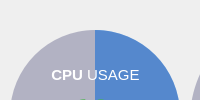
            <widget class="QWidget" name="page_home">
             <property name="styleSheet">
              <string notr="true"/>
             </property>
             <layout class="QVBoxLayout" name="verticalLayout_5">
              <property name="spacing">
               <number>0</number>
              </property>
              <property name="leftMargin">
               <number>0</number>
              </property>
              <property name="topMargin">
               <number>0</number>
              </property>
              <property name="rightMargin">
               <number>0</number>
              </property>
              <property name="bottomMargin">
               <number>0</number>
              </property>
              <item>
               <widget class="QFrame" name="circularProgressBar_Main">
                <property name="font">
                 <font>
                  <family>URW Bookman</family>
                 </font>
                </property>
                <property name="styleSheet">
                 <string notr="true">background-color: none;</string>
                </property>
                <property name="frameShape">
                 <enum>QFrame::NoFrame</enum>
                </property>
                <property name="frameShadow">
                 <enum>QFrame::Raised</enum>
                </property>
                <widget class="QFrame" name="circularProgressBar_Main_3">
                 <property name="geometry">
                  <rect>
                   <x>180</x>
                   <y>0</y>
                   <width>240</width>
                   <height>240</height>
                  </rect>
                 </property>
                 <property name="styleSheet">
                  <string notr="true">background-color: none;</string>
                 </property>
                 <property name="frameShape">
                  <enum>QFrame::NoFrame</enum>
                 </property>
                 <property name="frameShadow">
                  <enum>QFrame::Raised</enum>
                 </property>
                 <widget class="QFrame" name="circularProgressGPU_5">
                  <property name="geometry">
                   <rect>
                    <x>10</x>
                    <y>10</y>
                    <width>220</width>
                    <height>220</height>
                   </rect>
                  </property>
                  <property name="styleSheet">
                   <string notr="true">QFrame{
	border-radius: 110px;	
	background-color: qconicalgradient(cx:0.5, cy:0.5, angle:90, stop:0.750 rgba(255, 0, 127, 255), stop:0.745 rgba(255, 255, 255, 0));
}</string>
                  </property>
                  <property name="frameShape">
                   <enum>QFrame::StyledPanel</enum>
                  </property>
                  <property name="frameShadow">
                   <enum>QFrame::Raised</enum>
                  </property>
                 </widget>
                 <widget class="QFrame" name="circularBg_5">
                  <property name="geometry">
                   <rect>
                    <x>10</x>
                    <y>10</y>
                    <width>220</width>
                    <height>220</height>
                   </rect>
                  </property>
                  <property name="styleSheet">
                   <string notr="true">QFrame{
	border-radius: 110px;	
	background-color: rgba(85, 85, 127, 100);
}</string>
                  </property>
                  <property name="frameShape">
                   <enum>QFrame::StyledPanel</enum>
                  </property>
                  <property name="frameShadow">
                   <enum>QFrame::Raised</enum>
                  </property>
                 </widget>
                 <widget class="QFrame" name="circularContainer_5">
                  <property name="geometry">
                   <rect>
                    <x>25</x>
                    <y>25</y>
                    <width>190</width>
                    <height>190</height>
                   </rect>
                  </property>
                  <property name="baseSize">
                   <size>
                    <width>0</width>
                    <height>0</height>
                   </size>
                  </property>
                  <property name="styleSheet">
                   <string notr="true">QFrame{
	border-radius: 95px;	
}</string>
                  </property>
                  <property name="frameShape">
                   <enum>QFrame::StyledPanel</enum>
                  </property>
                  <property name="frameShadow">
                   <enum>QFrame::Raised</enum>
                  </property>
                  <widget class="QWidget" name="layoutWidget_5">
                   <property name="geometry">
                    <rect>
                     <x>10</x>
                     <y>40</y>
                     <width>171</width>
                     <height>127</height>
                    </rect>
                   </property>
                   <layout class="QGridLayout" name="infoLayout_5">
                    <item row="0" column="0">
                     <widget class="QLabel" name="labelAplicationName_5">
                      <property name="font">
                       <font>
                        <family>Ubuntu</family>
                        <pointsize>10</pointsize>
                       </font>
                      </property>
                      <property name="styleSheet">
                       <string notr="true">color: #FFFFFF; background-color: none;</string>
                      </property>
                      <property name="text">
                       <string>&lt;html&gt;&lt;head/&gt;&lt;body&gt;&lt;p&gt;&lt;span style=&quot; font-size:11pt; font-weight:600;&quot;&gt;NET&lt;/span&gt;&lt;span style=&quot; font-size:11pt;&quot;&gt; SPEED&lt;/span&gt;&lt;/p&gt;&lt;/body&gt;&lt;/html&gt;</string>
                      </property>
                      <property name="alignment">
                       <set>Qt::AlignCenter</set>
                      </property>
                     </widget>
                    </item>
                    <item row="1" column="0">
                     <widget class="QLabel" name="labelPercentageGPU_3">
                      <property name="font">
                       <font>
                        <family>Roboto Thin</family>
                        <pointsize>30</pointsize>
                        <weight>75</weight>
                        <bold>true</bold>
                       </font>
                      </property>
                      <property name="styleSheet">
                       <string notr="true">color: rgba(69, 182, 73, 1);
padding: 0px; background-color: none;</string>
                      </property>
                      <property name="text">
                       <string>&lt;html&gt;&lt;head/&gt;&lt;body&gt;&lt;p align=&quot;center&quot;&gt;&lt;span style=&quot; font-size:50pt; font-weight:600;&quot;&gt;25&lt;/span&gt;&lt;span style=&quot; font-size:40pt; font-weight:600; vertical-align:super;&quot;&gt;%&lt;/span&gt;&lt;/p&gt;&lt;/body&gt;&lt;/html&gt;</string>
                      </property>
                      <property name="alignment">
                       <set>Qt::AlignCenter</set>
                      </property>
                      <property name="indent">
                       <number>-1</number>
                      </property>
                     </widget>
                    </item>
                    <item row="2" column="0">
                     <widget class="QLabel" name="labelCredits_5">
                      <property name="font">
                       <font>
                        <family>Ubuntu</family>
                        <pointsize>8</pointsize>
                       </font>
                      </property>
                      <property name="styleSheet">
                       <string notr="true">color: rgb(148, 148, 216); background-color: none;</string>
                      </property>
                      <property name="text">
                       <string>&lt;html&gt;&lt;head/&gt;&lt;body&gt;&lt;p&gt;&lt;span style=&quot; font-size:10pt; font-weight:600; color:#eeeeec;&quot;&gt;KB/s&lt;/span&gt;&lt;/p&gt;&lt;/body&gt;&lt;/html&gt;</string>
                      </property>
                      <property name="alignment">
                       <set>Qt::AlignCenter</set>
                      </property>
                     </widget>
                    </item>
                   </layout>
                  </widget>
                 </widget>
                </widget>
                <widget class="QFrame" name="circularProgressBar_Main_5">
                 <property name="geometry">
                  <rect>
                   <x>0</x>
                   <y>20</y>
                   <width>181</width>
                   <height>181</height>
                  </rect>
                 </property>
                 <property name="styleSheet">
                  <string notr="true">background-color: none;</string>
                 </property>
                 <property name="frameShape">
                  <enum>QFrame::NoFrame</enum>
                 </property>
                 <property name="frameShadow">
                  <enum>QFrame::Raised</enum>
                 </property>
                 <widget class="QFrame" name="circularProgressCPU_5">
                  <property name="geometry">
                   <rect>
                    <x>10</x>
                    <y>10</y>
                    <width>170</width>
                    <height>170</height>
                   </rect>
                  </property>
                  <property name="styleSheet">
                   <string notr="true">QFrame{
	border-radius: 85px;	
	background-color: qconicalgradient(cx:0.5, cy:0.5, angle:90, stop:0.400 rgba(85, 170, 255, 255), stop:0.395 rgba(255, 255, 255, 0));
}</string>
                  </property>
                  <property name="frameShape">
                   <enum>QFrame::StyledPanel</enum>
                  </property>
                  <property name="frameShadow">
                   <enum>QFrame::Raised</enum>
                  </property>
                 </widget>
                 <widget class="QFrame" name="circularBg_9">
                  <property name="geometry">
                   <rect>
                    <x>10</x>
                    <y>10</y>
                    <width>170</width>
                    <height>170</height>
                   </rect>
                  </property>
                  <property name="styleSheet">
                   <string notr="true">QFrame{
	border-radius: 85px;	
	background-color: rgba(85, 85, 127, 100);
}</string>
                  </property>
                  <property name="frameShape">
                   <enum>QFrame::StyledPanel</enum>
                  </property>
                  <property name="frameShadow">
                   <enum>QFrame::Raised</enum>
                  </property>
                 </widget>
                 <widget class="QFrame" name="circularContainer_9">
                  <property name="geometry">
                   <rect>
                    <x>25</x>
                    <y>25</y>
                    <width>140</width>
                    <height>140</height>
                   </rect>
                  </property>
                  <property name="baseSize">
                   <size>
                    <width>0</width>
                    <height>0</height>
                   </size>
                  </property>
                  <property name="styleSheet">
                   <string notr="true">QFrame{
	border-radius: 65px;	
	background-color: transparent;
}</string>
                  </property>
                  <property name="frameShape">
                   <enum>QFrame::StyledPanel</enum>
                  </property>
                  <property name="frameShadow">
                   <enum>QFrame::Raised</enum>
                  </property>
                  <widget class="QWidget" name="layoutWidget_9">
                   <property name="geometry">
                    <rect>
                     <x>10</x>
                     <y>20</y>
                     <width>121</width>
                     <height>101</height>
                    </rect>
                   </property>
                   <layout class="QGridLayout" name="infoLayout_9">
                    <item row="2" column="0">
                     <widget class="QLabel" name="labelCredits_9">
                      <property name="font">
                       <font>
                        <family>Ubuntu</family>
                        <pointsize>10</pointsize>
                       </font>
                      </property>
                      <property name="styleSheet">
                       <string notr="true">color: rgb(148, 148, 216); background-color: none;</string>
                      </property>
                      <property name="text">
                       <string>&lt;html&gt;&lt;head/&gt;&lt;body&gt;&lt;p&gt;&lt;span style=&quot; font-size:9pt; font-weight:600; color:#eeeeec;&quot;&gt;TEMP: &lt;/span&gt;&lt;span style=&quot; font-size:9pt; color:#eeeeec;&quot;&gt;40ºC&lt;/span&gt;&lt;/p&gt;&lt;/body&gt;&lt;/html&gt;</string>
                      </property>
                      <property name="alignment">
                       <set>Qt::AlignCenter</set>
                      </property>
                     </widget>
                    </item>
                    <item row="0" column="0">
                     <widget class="QLabel" name="labelAplicationName_9">
                      <property name="font">
                       <font>
                        <family>Ubuntu</family>
                        <pointsize>11</pointsize>
                       </font>
                      </property>
                      <property name="styleSheet">
                       <string notr="true">color: #FFFFFF; background-color: none;</string>
                      </property>
                      <property name="text">
                       <string>&lt;strong&gt;CPU&lt;/strong&gt; USAGE</string>
                      </property>
                      <property name="alignment">
                       <set>Qt::AlignCenter</set>
                      </property>
                     </widget>
                    </item>
                    <item row="1" column="0">
                     <widget class="QLabel" name="labelPercentageCPU_5">
                      <property name="font">
                       <font>
                        <family>Roboto Thin</family>
                        <pointsize>30</pointsize>
                        <weight>75</weight>
                        <bold>true</bold>
                       </font>
                      </property>
                      <property name="styleSheet">
                       <string notr="true">color: rgba(69, 182, 73, 1);
 padding: 0px; background-color: none;</string>
                      </property>
                      <property name="text">
                       <string>&lt;html&gt;&lt;head/&gt;&lt;body&gt;&lt;p align=&quot;center&quot;&gt;&lt;span style=&quot; font-size:30pt;&quot;&gt;60&lt;/span&gt;&lt;span style=&quot; font-size:20pt; vertical-align:super;&quot;&gt;%&lt;/span&gt;&lt;/p&gt;&lt;/body&gt;&lt;/html&gt;</string>
                      </property>
                      <property name="alignment">
                       <set>Qt::AlignCenter</set>
                      </property>
                      <property name="indent">
                       <number>-1</number>
                      </property>
                     </widget>
                    </item>
                   </layout>
                  </widget>
                 </widget>
                </widget>
                <widget class="QFrame" name="circularProgressBar_Main_2">
                 <property name="geometry">
                  <rect>
                   <x>410</x>
                   <y>20</y>
                   <width>181</width>
                   <height>181</height>
                  </rect>
                 </property>
                 <property name="styleSheet">
                  <string notr="true">background-color: none;</string>
                 </property>
                 <property name="frameShape">
                  <enum>QFrame::NoFrame</enum>
                 </property>
                 <property name="frameShadow">
                  <enum>QFrame::Raised</enum>
                 </property>
                 <widget class="QFrame" name="circularProgressRAM_2">
                  <property name="geometry">
                   <rect>
                    <x>10</x>
                    <y>10</y>
                    <width>170</width>
                    <height>170</height>
                   </rect>
                  </property>
                  <property name="styleSheet">
                   <string notr="true">QFrame{
	border-radius: 85px;	
	background-color: qconicalgradient(cx:0.5, cy:0.5, angle:90, stop:0.600 rgba(85, 255, 127, 255), stop:0.595 rgba(255, 255, 255, 0));
}</string>
                  </property>
                  <property name="frameShape">
                   <enum>QFrame::StyledPanel</enum>
                  </property>
                  <property name="frameShadow">
                   <enum>QFrame::Raised</enum>
                  </property>
                 </widget>
                 <widget class="QFrame" name="circularBg_10">
                  <property name="geometry">
                   <rect>
                    <x>10</x>
                    <y>10</y>
                    <width>170</width>
                    <height>170</height>
                   </rect>
                  </property>
                  <property name="styleSheet">
                   <string notr="true">QFrame{
	border-radius: 85px;	
	background-color: rgba(85, 85, 127, 100);
}</string>
                  </property>
                  <property name="frameShape">
                   <enum>QFrame::StyledPanel</enum>
                  </property>
                  <property name="frameShadow">
                   <enum>QFrame::Raised</enum>
                  </property>
                 </widget>
                 <widget class="QFrame" name="circularContainer_10">
                  <property name="geometry">
                   <rect>
                    <x>25</x>
                    <y>25</y>
                    <width>140</width>
                    <height>140</height>
                   </rect>
                  </property>
                  <property name="baseSize">
                   <size>
                    <width>0</width>
                    <height>0</height>
                   </size>
                  </property>
                  <property name="styleSheet">
                   <string notr="true">QFrame{
	border-radius: 65px;	
	background-color: transparent;
}</string>
                  </property>
                  <property name="frameShape">
                   <enum>QFrame::StyledPanel</enum>
                  </property>
                  <property name="frameShadow">
                   <enum>QFrame::Raised</enum>
                  </property>
                  <widget class="QWidget" name="layoutWidget_10">
                   <property name="geometry">
                    <rect>
                     <x>10</x>
                     <y>20</y>
                     <width>121</width>
                     <height>94</height>
                    </rect>
                   </property>
                   <layout class="QGridLayout" name="infoLayout_10">
                    <item row="0" column="0">
                     <widget class="QLabel" name="labelAplicationName_10">
                      <property name="font">
                       <font>
                        <family>Ubuntu</family>
                        <pointsize>11</pointsize>
                       </font>
                      </property>
                      <property name="styleSheet">
                       <string notr="true">color: #FFFFFF; background-color: none;</string>
                      </property>
                      <property name="text">
                       <string>&lt;html&gt;&lt;head/&gt;&lt;body&gt;&lt;p&gt;&lt;span style=&quot; font-weight:600;&quot;&gt;RAM&lt;/span&gt; USAGE&lt;/p&gt;&lt;/body&gt;&lt;/html&gt;</string>
                      </property>
                      <property name="alignment">
                       <set>Qt::AlignCenter</set>
                      </property>
                     </widget>
                    </item>
                    <item row="1" column="0">
                     <widget class="QLabel" name="labelPercentageRAM_2">
                      <property name="font">
                       <font>
                        <family>Roboto Thin</family>
                        <pointsize>30</pointsize>
                        <weight>75</weight>
                        <bold>true</bold>
                       </font>
                      </property>
                      <property name="styleSheet">
                       <string notr="true">color: rgba(69, 182, 73, 1);
padding: 0px; background-color: none;</string>
                      </property>
                      <property name="text">
                       <string>&lt;html&gt;&lt;head/&gt;&lt;body&gt;&lt;p align=&quot;center&quot;&gt;&lt;span style=&quot; font-size:30pt;&quot;&gt;60&lt;/span&gt;&lt;span style=&quot; font-size:20pt; vertical-align:super;&quot;&gt;%&lt;/span&gt;&lt;/p&gt;&lt;/body&gt;&lt;/html&gt;</string>
                      </property>
                      <property name="alignment">
                       <set>Qt::AlignCenter</set>
                      </property>
                      <property name="indent">
                       <number>-1</number>
                      </property>
                     </widget>
                    </item>
                    <item row="2" column="0">
                     <widget class="QLabel" name="labelCredits_10">
                      <property name="font">
                       <font>
                        <family>Ubuntu</family>
                        <pointsize>10</pointsize>
                       </font>
                      </property>
                      <property name="styleSheet">
                       <string notr="true">color: rgb(148, 148, 216); background-color: none;</string>
                      </property>
                      <property name="text">
                       <string>&lt;html&gt;&lt;head/&gt;&lt;body&gt;&lt;p&gt;&lt;span style=&quot; font-size:9pt; font-weight:600; color:#eeeeec;&quot;&gt;Total: &lt;/span&gt;&lt;span style=&quot; font-size:9pt; color:#eeeeec;&quot;&gt;2GB&lt;/span&gt;&lt;/p&gt;&lt;/body&gt;&lt;/html&gt;</string>
                      </property>
                      <property name="alignment">
                       <set>Qt::AlignCenter</set>
                      </property>
                     </widget>
                    </item>
                   </layout>
                  </widget>
                 </widget>
                </widget>
               </widget>
              </item>
             </layout>
            </widget>
